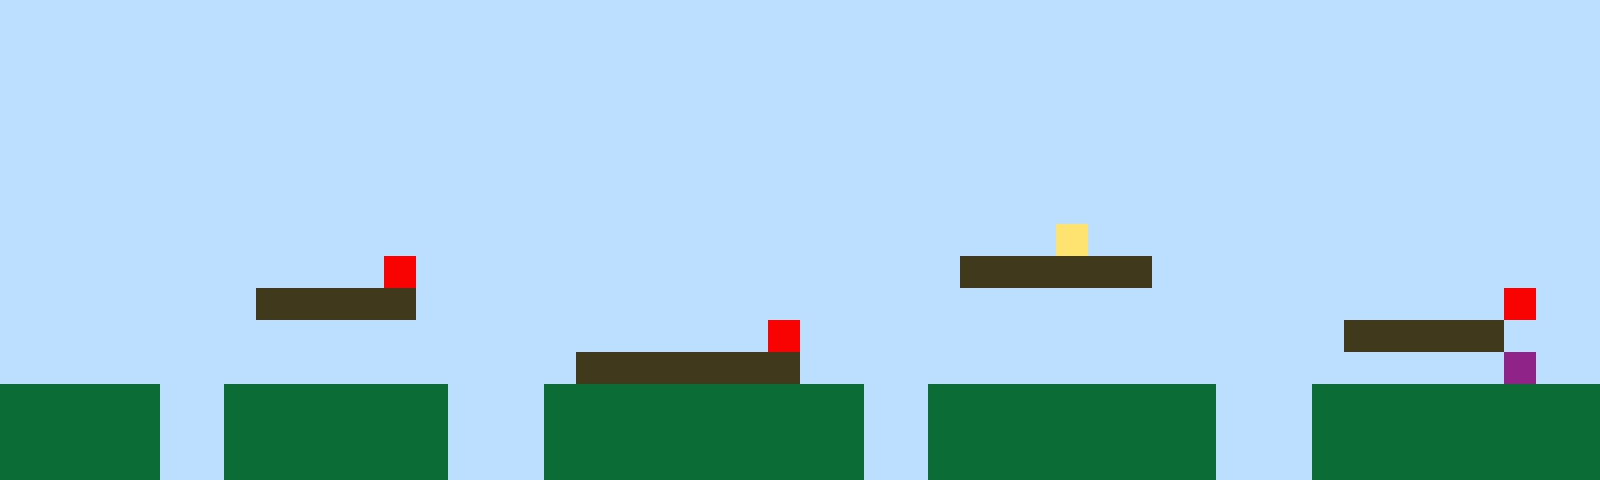

The image is a tile-based game level rendered from a .tmx file. Its description and complete source (layers, tilesets, objects, tile grids) follow:
An orthogonal 50x15 tile map with 32x32 px tiles, 1 tile layer (Tile Layer 1).

<map version="1.10" tiledversion="1.11.2" orientation="orthogonal" renderorder="right-up" width="50" height="15" tilewidth="32" tileheight="32" infinite="0" nextlayerid="2" nextobjectid="1"><editorsettings><export target="map1.csv" format="csv" /></editorsettings><tileset firstgid="1" name="sprites" tilewidth="32" tileheight="32" tilecount="6" columns="3"><image source="sprites.png" width="96" height="64" /></tileset><layer id="1" name="Tile Layer 1" width="50" height="15"><data encoding="csv">1,1,1,1,1,1,1,1,1,1,1,1,1,1,1,1,1,1,1,1,1,1,1,1,1,1,1,1,1,1,1,1,1,1,1,1,1,1,1,1,1,1,1,1,1,1,1,1,1,1,1,1,1,1,1,1,1,1,1,1,1,1,1,1,1,1,1,1,1,1,1,1,1,1,1,1,1,1,1,1,1,1,1,1,1,1,1,1,1,1,1,1,1,1,1,1,1,1,1,1,1,1,1,1,1,1,1,1,1,1,1,1,1,1,1,1,1,1,1,1,1,1,1,1,1,1,1,1,1,1,1,1,1,1,1,1,1,1,1,1,1,1,1,1,1,1,1,1,1,1,1,1,1,1,1,1,1,1,1,1,1,1,1,1,1,1,1,1,1,1,1,1,1,1,1,1,1,1,1,1,1,1,1,1,1,1,1,1,1,1,1,1,1,1,1,1,1,1,1,1,1,1,1,1,1,1,1,1,1,1,1,1,1,1,1,1,1,1,1,1,1,1,1,1,1,1,1,1,1,1,1,1,1,1,1,1,1,1,1,1,1,1,1,1,1,1,1,1,1,1,1,1,1,1,1,1,1,1,1,1,1,1,1,1,1,1,1,1,1,1,1,1,1,1,1,1,1,1,1,1,1,1,1,1,1,1,1,1,1,1,1,1,1,1,1,1,1,1,1,1,1,1,1,1,1,1,1,1,1,1,1,1,1,1,1,1,1,1,1,1,1,1,1,1,1,1,1,1,1,1,1,1,1,1,1,1,1,1,1,1,1,1,1,1,1,1,1,1,1,1,1,1,1,1,1,1,1,1,1,1,1,1,1,1,1,1,1,1,1,1,1,1,1,1,1,1,1,1,1,1,1,1,1,4,1,1,1,1,1,1,1,1,1,1,1,1,1,1,1,1,1,1,1,1,1,1,1,1,1,1,1,1,5,1,1,1,1,1,1,1,1,1,1,1,1,1,1,1,1,1,3,3,3,3,3,3,1,1,1,1,1,1,1,1,1,1,1,1,1,1,1,1,1,1,1,1,1,1,3,3,3,3,3,1,1,1,1,1,1,1,1,1,1,1,1,1,1,1,1,1,1,1,1,1,1,1,1,1,1,1,1,1,1,1,1,1,1,5,1,1,1,1,1,1,1,1,1,1,1,1,1,1,1,1,1,1,1,1,1,1,1,1,1,1,5,1,1,1,1,1,1,1,1,1,1,1,1,1,1,1,1,1,3,3,3,3,3,1,1,1,1,1,1,1,1,1,1,1,1,1,1,1,1,1,1,1,1,1,3,3,3,3,3,3,3,1,1,1,1,1,1,1,1,1,1,1,1,1,1,1,1,1,1,1,1,1,1,6,1,1,2,2,2,2,2,1,1,2,2,2,2,2,2,2,1,1,1,2,2,2,2,2,2,2,2,2,2,1,1,2,2,2,2,2,2,2,2,2,1,1,1,2,2,2,2,2,2,2,2,2,2,2,2,2,2,1,1,2,2,2,2,2,2,2,1,1,1,2,2,2,2,2,2,2,2,2,2,1,1,2,2,2,2,2,2,2,2,2,1,1,1,2,2,2,2,2,2,2,2,2,2,2,2,2,2,1,1,2,2,2,2,2,2,2,1,1,1,2,2,2,2,2,2,2,2,2,2,1,1,2,2,2,2,2,2,2,2,2,1,1,1,2,2,2,2,2,2,2,2,2</data></layer></map>
